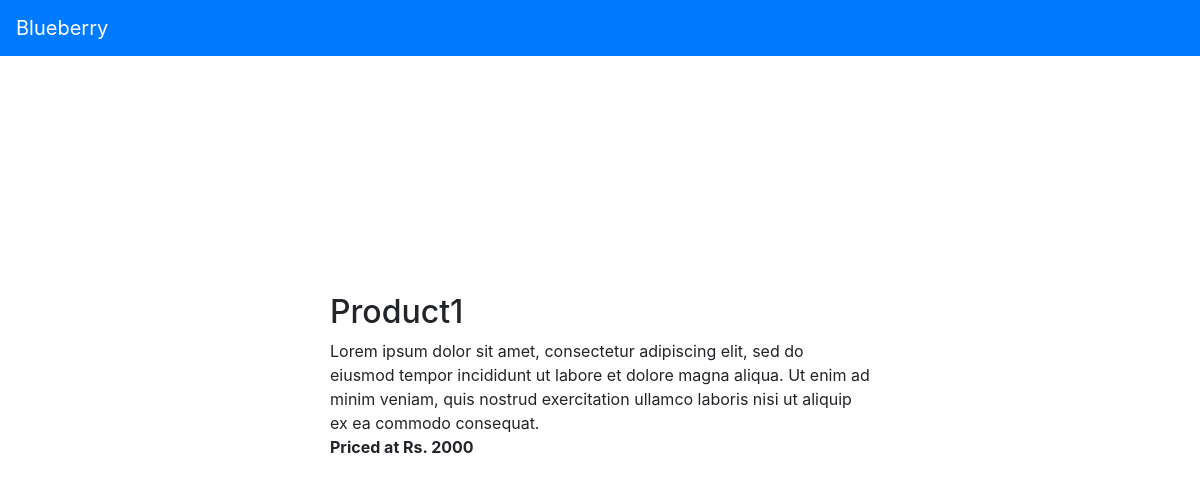
Screenshot of /products/viewProduct.php?id=1 with the database file from the repository.
### tables this page shows
CREATE TABLE `products` (
  `id` smallint(6) NOT NULL,
  `title` varchar(32) NOT NULL,
  `description` tinytext NOT NULL,
  `price` smallint(6) NOT NULL
);

### products/viewProduct.php (the view, shortened to what this page needs)
<?php
include('../connect.php');
include('../header.php');
$productId = $_GET['id'];
$query = "SELECT * FROM products WHERE id=$productId";
$result = $mysqli->query($query);
if($result->num_rows == 1) {
	while($row = $result->fetch_array(MYSQLI_ASSOC)) { ?>
		<div class="row align-items-center vertical-align-container">
			<div class="col"></div>
			<div class="col-lg-6 self-align-center">
				<h2><?php echo $row['title']; ?></h2>
				<div><?php echo $row['description']; ?></div>
				<div><b>Priced at Rs. <?php echo $row['price']; ?></b></div>
			</div>
			<div class="col"></div>
		</div>
	<?php }
}
include('../footer.php');
?>

### css/style.css (style rules this page uses)
.vertical-align-container { height: 80vh; }

### rows the page displays
products: title "Product1", description "Lorem ipsum dolor sit amet, consectetur adipiscing elit, sed do eiusmod tempor incididunt ut labore et dolore magna aliqua. Ut enim ad minim veniam, quis nostrud exercitation ullamco laboris nisi ut aliquip ex ea commodo consequat.", price "2000"
